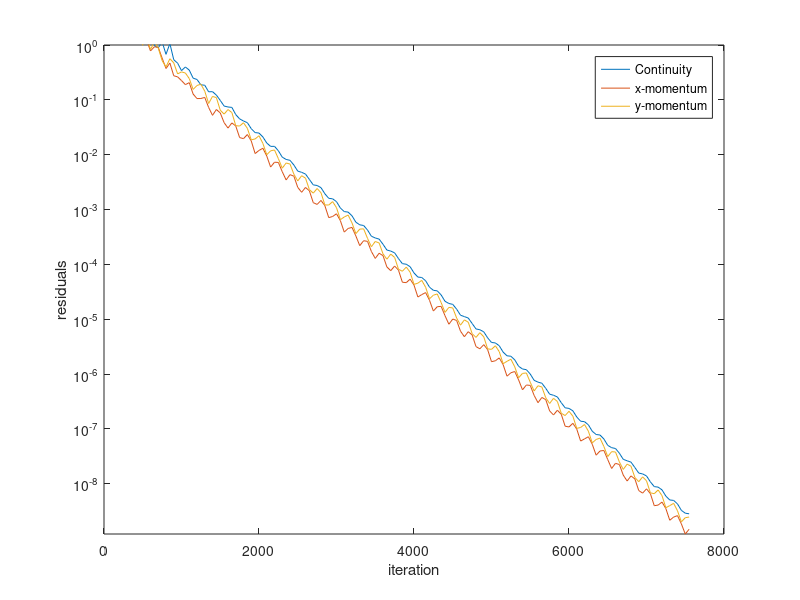
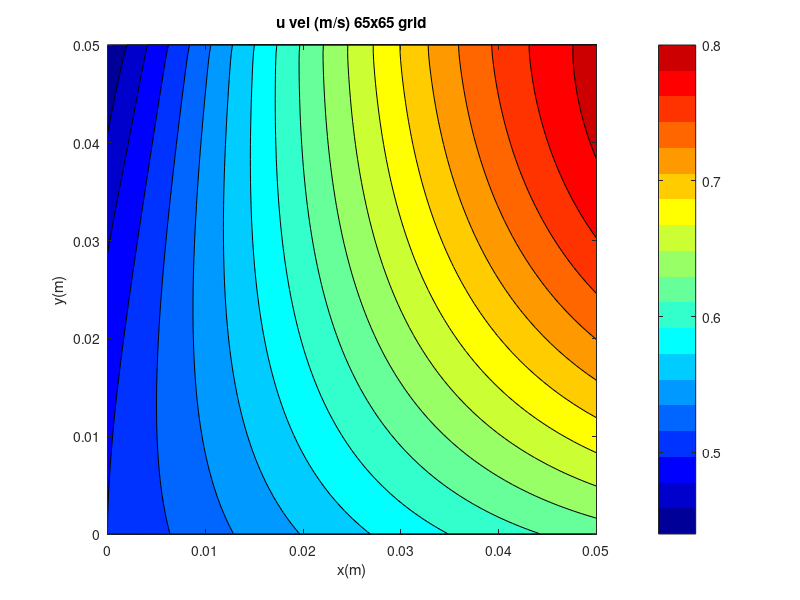
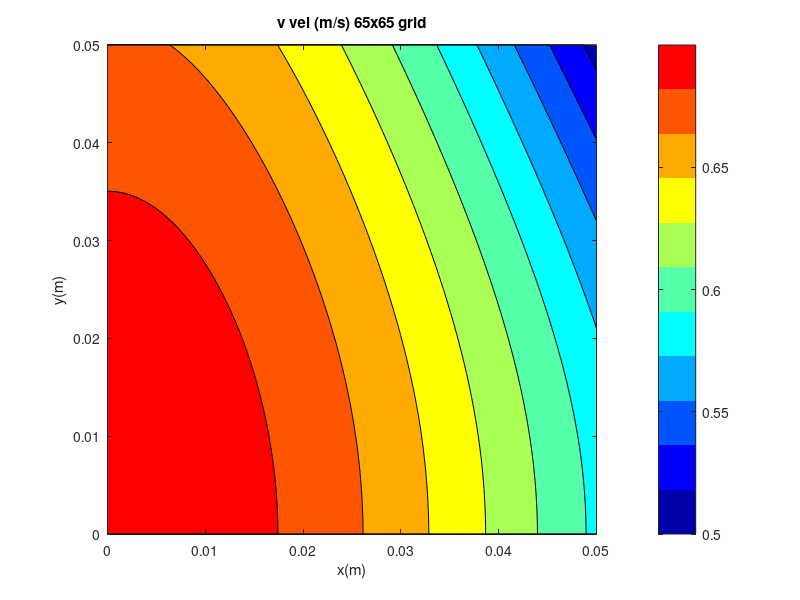
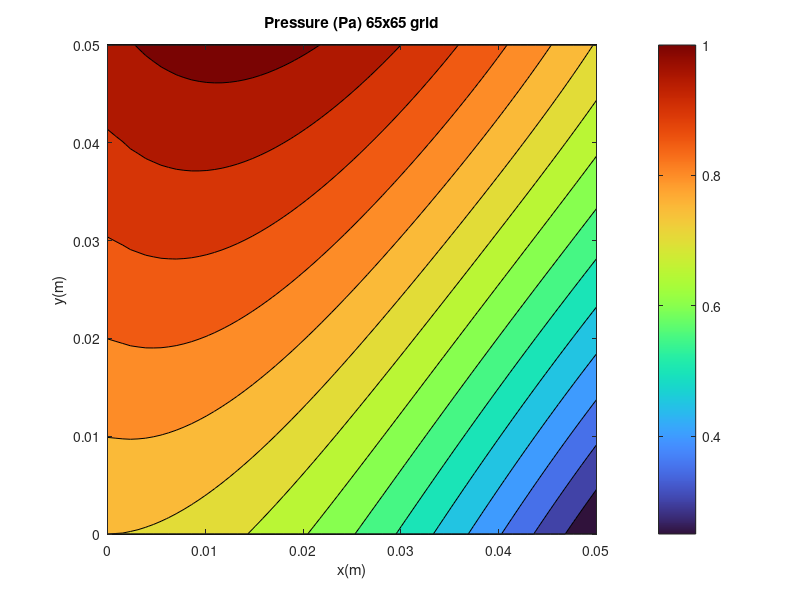

Recreate these plots in MATLAB, in order.
% clear;clc;
% close all;


%% For plotting individual u/v/p results (contour plots, streamlines, raw plots)
% for MMS solutions
% load('65x65_MMS_SGS_CFL_09_Rkap_09_C4_0001_Re100@7182.mat');
% load('65x65_MMS_SGS_CFL_09_Rkap_001_C4_0001_Re100@7589.mat');
load('65x65_MMS_SGS_CFL_09_Rkap_0001_C4_0001_Re100@7589.mat');


U=u(:,:,2)';
V=u(:,:,3)';
P=u(:,:,1)';





xx=linspace(xmin,xmax,imax);
yy=linspace(ymin,ymax,jmax);

contlevelsU=(.44:.02:.8);
colorsizeU=length(contlevelsU);
contlevelsV=(.5:.02:.7);
colorsizeV=length(contlevelsV);
contlevelsP=(.25:.05:1);
colorsizeP=length(contlevelsP);

axtix_y=(ymin:0.01:ymax);  
axtix_x=(xmin:0.01:xmax);

[X,Y]=meshgrid(xx,yy);

% risidual plot
figure()
  plot(nvec,resvec)
  ylim([0,1])
  xlabel('iteration')
  ylabel('residuals')
  legend('Continuity','x-momentum','y-momentum')
  set(gca, 'YScale', 'log')

% contour plots (u,v,p)
figure()
contourf(X,Y,U,contlevelsU)
colormap(jet(colorsizeU))
colorbar
hold on
yticks(axtix_y)
xlabel('x(m)')
ylabel('y(m)')
title(['u vel (m/s) ',num2str(imax),'x',num2str(jmax),' grid'])
axis equal
hold off

figure()
contourf(X,Y,V,contlevelsV)
colormap(jet(colorsizeV))
colorbar
hold on
yticks(axtix_y)
xlabel('x(m)')
ylabel('y(m)')
title(['v vel (m/s) ',num2str(imax),'x',num2str(jmax),' grid'])
axis equal
hold off

figure()
contourf(X,Y,P,contlevelsP)
colormap(jet(colorsizeP))
colorbar
hold on
yticks(axtix_y)
xlabel('x(m)')
ylabel('y(m)')
title(['Pressure (Pa) ',num2str(imax),'x',num2str(jmax),' grid'])
axis equal
hold off

% % u contour plot with streamlines
% figure()
% contourf(X,Y,U,contlevelsU)
% colormap(turbo(colorsizeU))
% colorbar
% hold on
% SLU=streamslice(X,Y,U,V,.5);
% set(SLU,'Color','k')
% yticks(axtix_y)
% xlabel('x(m)')
% ylabel('y(m)')
% title(['u vel (m/s) with streamlines ',num2str(imax),'x',num2str(jmax),' grid'])
% axis equal
% hold off

% % u,v,p 'raw' plots
% figure()
% surf(X,Y,U)
% view(2)
% yticks(axtix_y)
% xticks(axtix_x)
% colorbar
% xlabel('x(m)')
% ylabel('y(m)')
% title(['u vel (m/s) raw ',num2str(imax),'x',num2str(jmax),' grid'])
% shading interp
% colormap(turbo(512))
% 
% figure()
% surf(X,Y,V)
% view(2)
% yticks(axtix_y)
% xticks(axtix_x)
% colorbar
% xlabel('x(m)')
% ylabel('y(m)')
% title(['v vel (m/s) raw ',num2str(imax),'x',num2str(jmax),' grid'])
% shading interp
% colormap(turbo(512))
% 
% figure()
% surf(X,Y,P)
% view(2)
% yticks(axtix_y)
% xticks(axtix_x)
% colorbar
% xlabel('x(m)')
% ylabel('y(m)')
% title(['Pressure (Pa) raw ',num2str(imax),'x',num2str(jmax),' grid'])
% shading interp
colormap(turbo(512))

